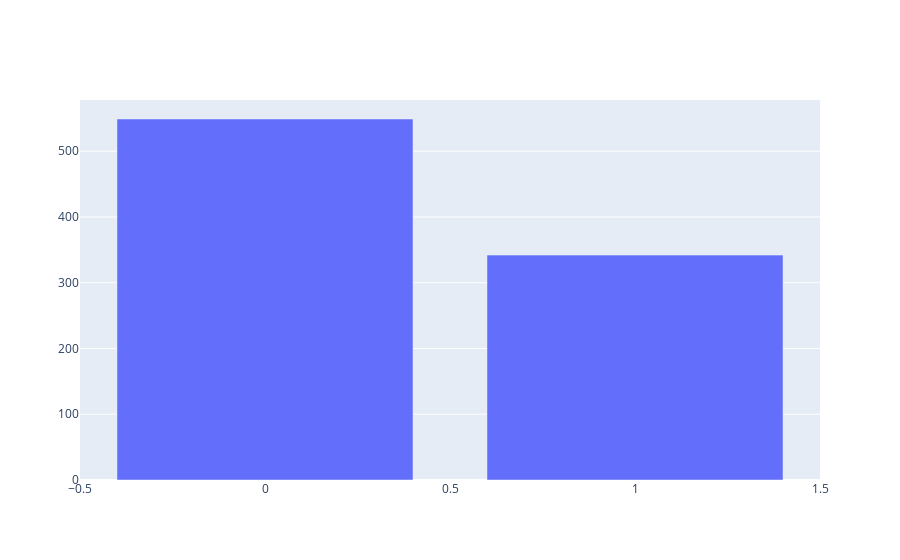

Source (notebook cell):
### Code cell
trace = go.Bar(x=df['survived'],y=df['survived'].value_counts())

fig = go.Figure(trace)

fig

### Figure 1 — Plotly figure (JSON) as saved in the notebook; plotly's stock layout.template omitted (floating-point values rounded to 4 significant figures; data arrays with more than 128 entries replaced by an {"elided": "..."} marker saying what was removed)
{"data": [{"type": "bar", "x": {"elided": "891 int values"}, "y": [549, 342]}], "layout": {}}
